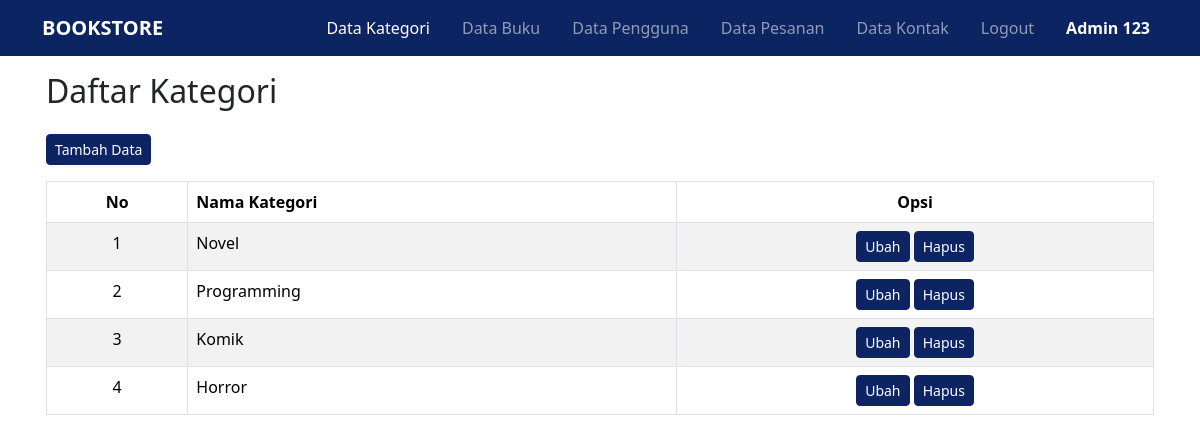
Page /admin/index.php (signed in) on the earlier database version.
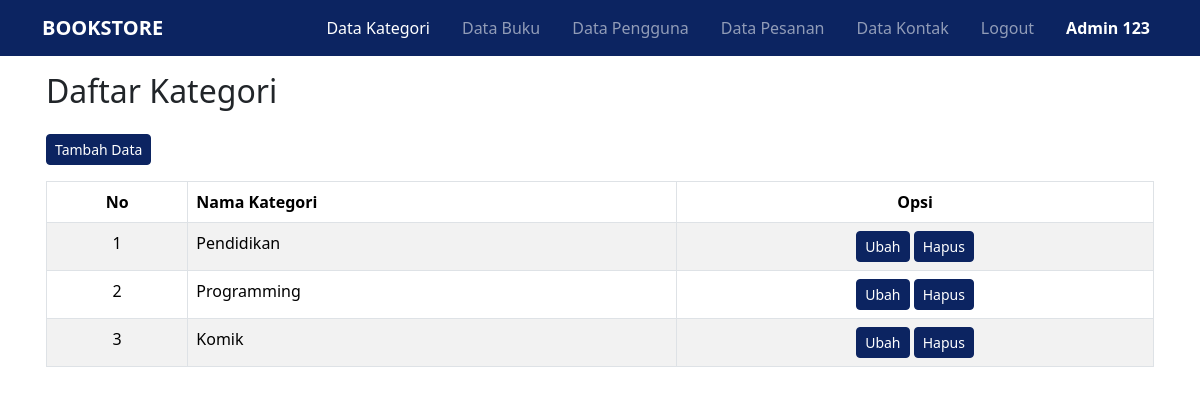
Same page on the later database version.
### tables this page shows
CREATE TABLE `tb_kategori` (
  `id_kategori` int(11) NOT NULL,
  `kategori` varchar(30) NOT NULL
);

### admin/halaman/data_kategori.php (the view, shortened to what this page needs)
<?php
$sql = "SELECT * FROM tb_kategori";
$query = mysqli_query($connectDB, $sql);
$jumlahData = mysqli_num_rows($query);
?>
<div class="row">
    <div class="col">
        <h1 class="mb-4 h2">Daftar Kategori</h1>
        <a href="index.php?hal=tambah_kategori&section=hal_tambah_kategori" class="btn btn-primary btn-sm mb-3">Tambah Data</a>
        <?php
        if ($jumlahData == 0) {
        ?>
            <div class="alert alert-primary mt-2" role="alert">
                Data kategori belum tersedia..
            </div>
        <?php
        } else {
        ?>
            <table class="table table-bordered table-striped">
                <thead>
                    <tr>
                        <th scope="col" class="text-center">No</th>
                        <th scope="col">Nama Kategori</th>
                        <th scope="col" class="text-center">Opsi</th>
                    </tr>
                </thead>
                <tbody>
                    <?php
                    $no = 0;
                    while ($data = mysqli_fetch_assoc($query)) :
                        $no++;
                    ?>
                        <tr>
                            <td scope="row" class="text-center"><?= $no; ?></td>
                            <td><?= $data['kategori']; ?></td>
                            <td class="text-center">
                                <a href="index.php?hal=ubah_kategori&id=<?= $data['id_kategori']; ?>&section=hal_edit_kategori" class="btn btn-primary btn-sm">Ubah</a>
                                <a href="halaman/process/proses_hapus.php?id=<?= $data['id_kategori']; ?>&proses=hapus_kategori" class="btn btn-primary btn-sm" onclick="return confirm('Yakin ingin menghapusnya?')">Hapus</a>
                            </td>
                        </tr>
                    <?php
                    endwhile;
                    ?>
                </tbody>
            </table>
        <?php
        }
        ?>
    </div>
</div>

Differences in the rows shown:
removed tb_kategori: kategori "Horror"
changed tb_kategori: kategori "Novel" → "Pendidikan"
